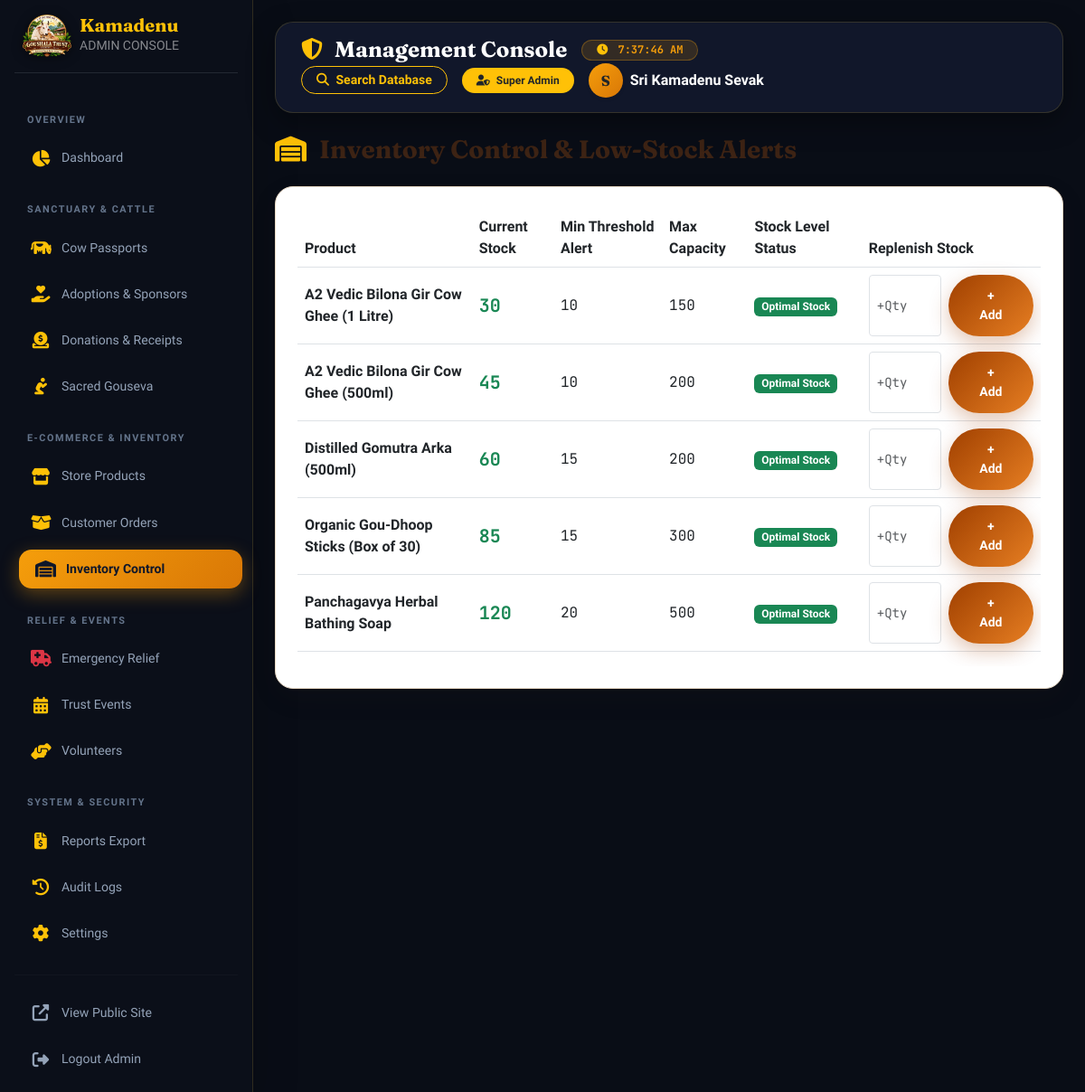
The app's page /admin/inventory.php (signed in) with its own data.
### tables this page shows
CREATE TABLE IF NOT EXISTS `roles` (
  `id` INT AUTO_INCREMENT PRIMARY KEY,
  `name` VARCHAR(50) NOT NULL UNIQUE,
  `display_name` VARCHAR(100) NOT NULL,
  `description` TEXT,
  `created_at` TIMESTAMP DEFAULT CURRENT_TIMESTAMP
);

CREATE TABLE IF NOT EXISTS `inventory` (
  `id` INT AUTO_INCREMENT PRIMARY KEY,
  `product_id` INT NOT NULL UNIQUE,
  `current_stock` INT NOT NULL DEFAULT 0,
  `min_threshold` INT DEFAULT 10,
  `max_capacity` INT DEFAULT 500,
  `last_updated` TIMESTAMP DEFAULT CURRENT_TIMESTAMP ON UPDATE CURRENT_TIMESTAMP,
  FOREIGN KEY (`product_id`) REFERENCES `products`(`id`) ON DELETE CASCADE
);

CREATE TABLE IF NOT EXISTS `products` (
  `id` INT AUTO_INCREMENT PRIMARY KEY,
  `category_id` INT NOT NULL,
  `name` VARCHAR(150) NOT NULL,
  `name_kn` VARCHAR(150),
  `name_hi` VARCHAR(150),
  `slug` VARCHAR(150) NOT NULL UNIQUE,
  `description` TEXT,
  `price` DECIMAL(10,2) NOT NULL,
  `stock_quantity` INT NOT NULL DEFAULT 0,
  `unit` VARCHAR(20) DEFAULT 'pack',  
  `image` VARCHAR(255) DEFAULT 'assets/images/product-default.jpg',
  `is_active` TINYINT(1) DEFAULT 1,
  `created_at` TIMESTAMP DEFAULT CURRENT_TIMESTAMP,
  `updated_at` TIMESTAMP DEFAULT CURRENT_TIMESTAMP ON UPDATE CURRENT_TIMESTAMP,
  FOREIGN KEY (`category_id`) REFERENCES `product_categories`(`id`) ON DELETE CASCADE
);

### config/database.php (called while the page is built, shortened)
<?php
function e($string) {
    return htmlspecialchars((string)$string, ENT_QUOTES, 'UTF-8');
}
function is_admin_logged_in() {
    return isset($_SESSION['admin_id']) && !empty($_SESSION['admin_id']);
}
function current_admin($pdo) {
    $stmt = $pdo->prepare("SELECT a.*, r.name as role_name, r.display_name as role_display FROM admins a JOIN roles r ON a.role_id = r.id WHERE a.id = ? AND a.status = 'active'");
    $stmt->execute([$_SESSION['admin_id']]);
    return $stmt->fetch();
}

### admin/inventory.php (the view, shortened to what this page needs)
<?php
require_once __DIR__ . '/header.php';
$inventory = $pdo->query("SELECT p.id as product_id, p.name as product_name, p.stock_quantity, i.min_threshold, i.max_capacity, i.last_updated FROM products p JOIN inventory i ON p.id = i.product_id ORDER BY p.stock_quantity ASC")->fetchAll();
?>
<div class="d-flex justify-content-between align-items-center mb-4">
    <h3 class="font-heading mb-0"><i class="fas fa-warehouse text-warning me-2"></i> Inventory Control & Low-Stock Alerts</h3>
</div>
<div class="kamadenu-card p-4">
    <div class="table-responsive">
        <table class="table table-hover align-middle">
            <thead>
                <tr>
                    <th>Product</th>
                    <th>Current Stock</th>
                    <th>Min Threshold Alert</th>
                    <th>Max Capacity</th>
                    <th>Stock Level Status</th>
                    <th>Replenish Stock</th>
                </tr>
            </thead>
            <tbody>
                <?php foreach ($inventory as $inv): ?>
                    <tr>
                        <td><strong><?php echo e($inv['product_name']); ?></strong></td>
                        <td class="font-mono fs-5 fw-bold <?php echo $inv['stock_quantity'] <= $inv['min_threshold'] ? 'text-danger' : 'text-success'; ?>"><?php echo $inv['stock_quantity']; ?></td>
                        <td class="font-mono"><?php echo $inv['min_threshold']; ?></td>
                        <td class="font-mono"><?php echo $inv['max_capacity']; ?></td>
                        <td>
                            <?php if ($inv['stock_quantity'] <= $inv['min_threshold']): ?>
                                <span class="badge bg-danger"><i class="fas fa-exclamation-triangle me-1"></i> LOW STOCK ALERT</span>
                            <?php else: ?>
                                <span class="badge bg-success">Optimal Stock</span>
                            <?php endif; ?>
                        </td>
                        <td>
                            <form method="POST" class="d-flex gap-2">
                                <input type="number" name="add_quantity" class="form-control form-control-sm font-mono" style="width: 80px;" placeholder="+Qty" min="1" required>
                                <button type="submit" class="btn btn-sm btn-kamadenu-primary font-ui fw-bold">+ Add</button>
                            </form>
                        </td>
                    </tr>
                <?php endforeach; ?>
            </tbody>
        </table>
    </div>
</div>
<?php require_once __DIR__ . '/footer.php'; ?>

### admin/header.php (shortened to what this page needs)
<?php
require_once __DIR__ . '/../config/database.php';
$admin = current_admin($pdo);
$current_page = basename($_SERVER['SCRIPT_NAME']);
function is_admin_active($page, $current) {
    return ($current === $page) ? 'active' : '';
}
?>
<!DOCTYPE html>
<html lang="en">
<head>
    <link rel="stylesheet" href="https://cdnjs.cloudflare.com/ajax/libs/font-awesome/6.4.0/css/all.min.css">
    <link rel="stylesheet" href="https://cdn.jsdelivr.net/npm/bootstrap@5.3.0/dist/css/bootstrap.min.css">
    <link rel="stylesheet" href="/Kamadenu/css/style.css">
    <link rel="stylesheet" href="/Kamadenu/css/admin.css">
    <link rel="stylesheet" href="/Kamadenu/css/admin-dashboard.css">
</head>
<body class="admin-body">
<div class="d-flex">
    <div class="admin-sidebar-nav p-3 shadow-lg">
        <a href="/Kamadenu/admin/dashboard.php" class="d-flex align-items-center text-white text-decoration-none mb-4 pb-3 border-bottom border-secondary border-opacity-25">
            <img src="/Kamadenu/assets/images/logo.png" alt="Kamadenu Goushala Logo" class="me-2.5" style="height: 48px; width: auto; object-fit: contain; filter: drop-shadow(0 2px 6px rgba(0,0,0,0.5));">
            <div>
                <strong class="font-heading fs-5 d-block lh-1 text-warning">Kamadenu</strong>
                <small class="text-white-50 font-ui fs-7 tracking-wider">ADMIN CONSOLE</small>
            </div>
        </a>
        <div class="nav flex-column font-ui small gap-1">
            <div class="nav-section-title">Overview</div>
            <a href="/Kamadenu/admin/dashboard.php" class="nav-link <?php echo is_admin_active('dashboard.php', $current_page); ?>"><i class="fas fa-chart-pie text-warning"></i> <span>Dashboard</span></a>
            <div class="nav-section-title">Sanctuary & Cattle</div>
            <a href="/Kamadenu/admin/cows.php" class="nav-link <?php echo is_admin_active('cows.php', $current_page); ?>"><i class="fas fa-cow text-warning"></i> <span>Cow Passports</span></a>
            <a href="/Kamadenu/admin/sponsors.php" class="nav-link <?php echo is_admin_active('sponsors.php', $current_page); ?>"><i class="fas fa-hand-holding-heart text-warning"></i> <span>Adoptions & Sponsors</span></a>
            <a href="/Kamadenu/admin/donations.php" class="nav-link <?php echo is_admin_active('donations.php', $current_page); ?>"><i class="fas fa-donate text-warning"></i> <span>Donations & Receipts</span></a>
            <a href="/Kamadenu/admin/seva.php" class="nav-link <?php echo is_admin_active('seva.php', $current_page); ?>"><i class="fas fa-pray text-warning"></i> <span>Sacred Gouseva</span></a>
            <div class="nav-section-title">E-Commerce & Inventory</div>
            <a href="/Kamadenu/admin/products.php" class="nav-link <?php echo is_admin_active('products.php', $current_page); ?>"><i class="fas fa-store text-warning"></i> <span>Store Products</span></a>
            <a href="/Kamadenu/admin/orders.php" class="nav-link <?php echo is_admin_active('orders.php', $current_page); ?>"><i class="fas fa-box-open text-warning"></i> <span>Customer Orders</span></a>
            <a href="/Kamadenu/admin/inventory.php" class="nav-link <?php echo is_admin_active('inventory.php', $current_page); ?>"><i class="fas fa-warehouse text-warning"></i> <span>Inventory Control</span></a>
            <div class="nav-section-title">Relief & Events</div>
            <a href="/Kamadenu/admin/emergency.php" class="nav-link <?php echo is_admin_active('emergency.php', $current_page); ?>"><i class="fas fa-ambulance text-danger"></i> <span>Emergency Relief</span></a>
            <a href="/Kamadenu/admin/events.php" class="nav-link <?php echo is_admin_active('events.php', $current_page); ?>"><i class="fas fa-calendar-alt text-warning"></i> <span>Trust Events</span></a>
            <a href="/Kamadenu/admin/volunteers.php" class="nav-link <?php echo is_admin_active('volunteers.php', $current_page); ?>"><i class="fas fa-hands-helping text-warning"></i> <span>Volunteers</span></a>
            <div class="nav-section-title">System & Security</div>
            <a href="/Kamadenu/admin/reports.php" class="nav-link <?php echo is_admin_active('reports.php', $current_page); ?>"><i class="fas fa-file-invoice-dollar text-warning"></i> <span>Reports Export</span></a>
            <a href="/Kamadenu/admin/audit-logs.php" class="nav-link <?php echo is_admin_active('audit-logs.php', $current_page); ?>"><i class="fas fa-history text-warning"></i> <span>Audit Logs</span></a>
            <a href="/Kamadenu/admin/settings.php" class="nav-link <?php echo is_admin_active('settings.php', $current_page); ?>"><i class="fas fa-cog text-warning"></i> <span>Settings</span></a>
            <hr class="border-secondary border-opacity-25 my-3">
            <a href="/Kamadenu/index.php" target="_blank" class="nav-link text-info"><i class="fas fa-external-link-alt"></i> <span>View Public Site</span></a>
            <a href="/Kamadenu/admin/logout.php" class="nav-link text-danger"><i class="fas fa-sign-out-alt"></i> <span>Logout Admin</span></a>
        </div>
    </div>
    <div class="flex-grow-1 p-4" style="min-width: 0;">
        <header class="d-flex flex-wrap justify-content-between align-items-center mb-4 admin-header-nav">
            <div class="d-flex align-items-center gap-3">
                <h4 class="font-heading mb-0 text-white"><i class="fas fa-shield-alt text-warning me-2"></i> Management Console</h4>
                <span class="badge badge-admin-gold px-3 py-1.5 rounded-pill font-mono"><i class="fas fa-clock me-1 text-warning"></i> <span id="admin-live-time">--:--:--</span></span>
            </div>
            <div class="d-flex align-items-center gap-3 mt-3 mt-md-0">
                <a href="/Kamadenu/admin/cows.php" class="btn btn-sm btn-outline-warning rounded-pill font-ui fw-bold px-3"><i class="fas fa-search me-1"></i> Search Database</a>
                <span class="badge bg-warning text-dark font-ui fw-bold px-3 py-2 rounded-pill"><i class="fas fa-user-shield me-1"></i> <?php echo e($admin['role_display']); ?></span>
                <div class="d-flex align-items-center gap-2">
                    <div class="rounded-circle text-dark font-heading fw-bold d-flex align-items-center justify-content-center shadow-sm" style="width: 38px; height: 38px; background: linear-gradient(135deg, #F59E0B 0%, #D97706 100%);">
                        <?php echo strtoupper(substr($admin['name'], 0, 1)); ?>
                    </div>
                    <span class="font-ui fw-bold text-white d-none d-md-inline"><?php echo e($admin['name']); ?></span>
                </div>
            </div>
        </header>

### admin/footer.php (shortened to what this page needs)
    </div>
</div>
</body>
</html>

### css/style.css (style rules this page uses)
:root { --font-heading: 'Fraunces', 'Noto Serif Kannada', serif; --font-body: 'Work Sans', sans-serif; --font-kannada: 'Noto Serif Kannada', serif; --font-ui: 'Sora', sans-serif; --font-mono: 'JetBrains Mono', monospace; --bg-primary: #FDFBF7; --bg-secondary: #F7F1E5; --bg-card: #FFFFFF; --text-primary: #2C1810; --text-secondary: #5D4037; --text-muted: #8D6E63; --border-color: #E6D7C3; --brand-terracotta: #A04000; --brand-terracotta-dark: #7E3200; --brand-saffron: #E67E22; --brand-warm-brown: #3D2314; --brand-cream: #FDFBF7; --brand-gold: #D4AF37; --brand-green: #27AE60; --gradient-header: linear-gradient(135deg, #7E3200 0%, #A04000 50%, #C0392B 100%); --gradient-hero: linear-gradient(135deg, #2C1810 0%, #3D2314 50%, #4A2318 100%); --gradient-gold: linear-gradient(135deg, #F39C12 0%, #D4AF37 50%, #F1C40F 100%); --gradient-saffron: linear-gradient(135deg, #E67E22 0%, #D35400 100%); --shadow-soft: 0 10px 30px rgba(61, 35, 20, 0.08); --shadow-hover: 0 20px 40px rgba(160, 64, 0, 0.18); --radius-card: 20px; --radius-btn: 50px; }
html, body { font-family: var(--font-body); background-color: var(--bg-primary); color: var(--text-primary); margin: 0; padding: 0; width: 100%; overflow-x: hidden; box-sizing: border-box; transition: background-color 0.3s ease, color 0.3s ease; }
*, *:before, *:after { box-sizing: inherit; }
h1, h2, h3, h4, h5, h6, .font-heading { font-family: var(--font-heading); font-weight: 700; color: var(--brand-warm-brown); }
.font-ui { font-family: var(--font-ui); }
.font-mono { font-family: var(--font-mono); }
.btn-kamadenu-primary { background: linear-gradient(135deg, var(--brand-terracotta) 0%, var(--brand-saffron) 100%); color: #FFFFFF !important; border: none; padding: 13px 32px; border-radius: var(--radius-btn); font-family: var(--font-ui); font-weight: 600; box-shadow: 0 8px 22px rgba(160, 64, 0, 0.3); transition: all 0.3s ease; display: inline-flex; align-items: center; justify-content: center; }
.kamadenu-card { background: var(--bg-card); border-radius: var(--radius-card); border: 1px solid var(--border-color); box-shadow: var(--shadow-soft); transition: all 0.35s cubic-bezier(0.165, 0.84, 0.44, 1); overflow: hidden; }
body { perspective: 1400px; }
.kamadenu-card, .hero-cow-kamala-card, .admin-card, .admin-stat-card, .admin-stat-box, .cow-card-img, .scroll-glow-item { perspective: 1000px; transform-style: preserve-3d; backface-visibility: hidden; transition: transform 0.45s cubic-bezier(0.165, 0.84, 0.44, 1), box-shadow 0.45s cubic-bezier(0.165, 0.84, 0.44, 1), border-color 0.45s ease; }

### records on screen
inventory: product.name "A2 Vedic Bilona Gir Cow Ghee (1 Litre)", product.stock_quantity "30", min_threshold "10", max_capacity "150", shows "Optimal Stock"
inventory: product.name "A2 Vedic Bilona Gir Cow Ghee (500ml)", product.stock_quantity "45", min_threshold "10", max_capacity "200", shows "Optimal Stock"
inventory: product.name "Distilled Gomutra Arka (500ml)", product.stock_quantity "60", min_threshold "15", max_capacity "200", shows "Optimal Stock"
inventory: product.name "Organic Gou-Dhoop Sticks (Box of 30)", product.stock_quantity "85", min_threshold "15", max_capacity "300", shows "Optimal Stock"
inventory: product.name "Panchagavya Herbal Bathing Soap", product.stock_quantity "120", min_threshold "20", max_capacity "500", shows "Optimal Stock"

### other values on screen
$admin['role_display'] "Super Admin"
substr($admin['name'], 0, 1) "S"
$admin['name'] "Sri Kamadenu Sevak"
